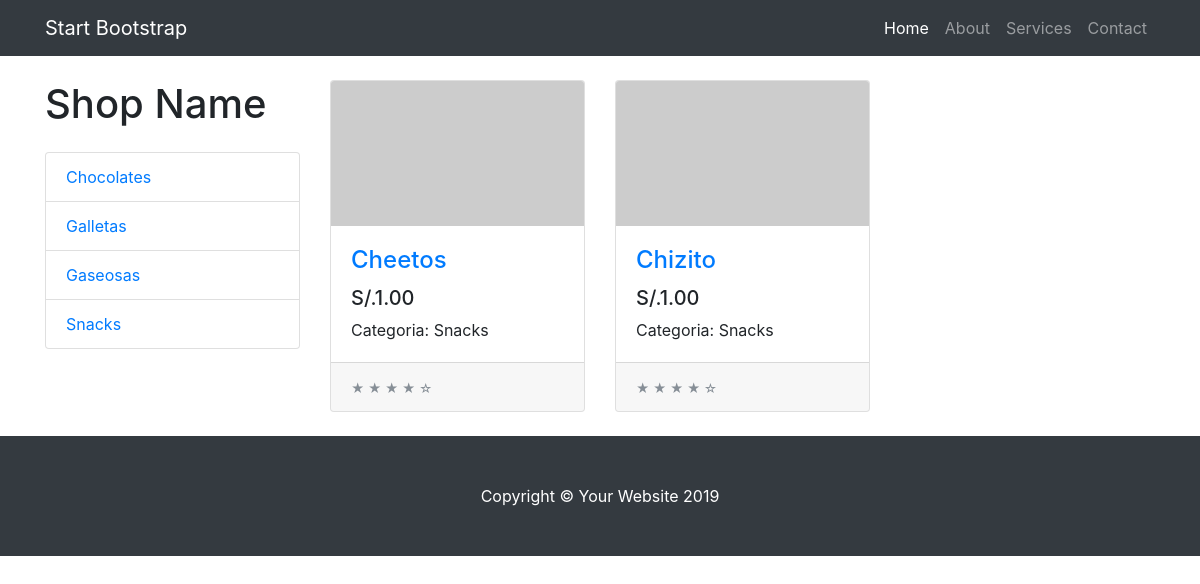
Page /tienda/categoria/2 on the committed database.
### tienda/models.py (models this page shows, shortened)
class Categoria(models.Model):
    nombre = models.CharField(max_length = 200)
    pub_date = models.DateTimeField('date published')

class Producto(models.Model):
    categoria = models.ForeignKey(Categoria, on_delete=models.CASCADE)
    nombre = models.CharField(max_length=200)
    precio = models.DecimalField(max_digits=6, decimal_places=2)
    stock = models.IntegerField(default=0)
    pub_date = models.DateTimeField('date_published')

### tienda/views.py (the view)
# urls.py: path('categoria/<int:categoria_id>', views.categoria, name = 'categoria')
def categoria(request, categoria_id):
    cat = get_object_or_404(Categoria, pk = categoria_id)
    cat_list = Categoria.objects.order_by('nombre')#[:6]
    product_list = Producto.objects.filter(categoria = cat.id)
    context = {'product_list':product_list,
               'cat_list':cat_list}
    return render(request, 'categoria.html', context)

### tienda/templates/categoria.html (shortened to what this page needs)
{% extends "layout.html" %}
{% block content %}
  <div class="row">
    {% for prod in product_list %}
    <div class="col-lg-4 col-md-6 mb-4">
      <div class="card h-100">
        <a href="#"><img class="card-img-top" src="http://placehold.it/700x400" alt=""></a>
        <div class="card-body">
          <h4 class="card-title">
            <a href="producto/{{ prod.id }}">{{ prod.nombre }}</a>
          </h4>
          <h5>S/.{{ prod.precio }}</h5>
          <p class="card-text">Categoria: {{ prod.categoria.nombre }}</p>
        </div>
        <div class="card-footer">
          <small class="text-muted">&#9733; &#9733; &#9733; &#9733; &#9734;</small>
        </div>
      </div>
    </div>
    {% endfor %}
  </div>
  {% endblock %}

### tienda/templates/layout.html (shortened to what this page needs)
{% load static %}
<!DOCTYPE html>
<html lang="en">
  <head>
    <link href="{% static 'vendor/bootstrap/css/bootstrap.min.css' %}" rel="stylesheet">
    <link href="{% static 'css/shop.css' %}" rel="stylesheet">
  </head>
  <body>
    <nav class="navbar navbar-expand-lg navbar-dark bg-dark fixed-top">
      <div class="container">
        <a class="navbar-brand" href="#">Start Bootstrap</a>
        <div class="collapse navbar-collapse" id="navbarResponsive">
          <ul class="navbar-nav ml-auto">
            <li class="nav-item active">
              <a class="nav-link" href="http://127.0.0.1:8000/tienda/">Home
              </a>
            </li>
            <li class="nav-item">
              <a class="nav-link" href="#">About</a>
            </li>
            <li class="nav-item">
              <a class="nav-link" href="#">Services</a>
            </li>
            <li class="nav-item">
              <a class="nav-link" href="#">Contact</a>
            </li>
          </ul>
        </div>
      </div>
    </nav>
    <div class="container">
      <div class="row">
        <div class="col-lg-3">
          <h1 class="my-4">Shop Name</h1>
          <div class="list-group">
            {% for cat in cat_list %}
            <a href="http://127.0.0.1:8000/tienda/categoria/{{ cat.id }}" class="list-group-item">{{ cat.nombre }}</a>
            {% endfor %}
          </div>
        </div>
        <div class="col-lg-9">
          {% block content %}{% endblock %}
        </div>
      </div>
    </div>
    <footer class="py-5 bg-dark">
      <div class="container">
        <p class="m-0 text-center text-white">Copyright &copy; Your Website 2019</p>
      </div>
    </footer>
  </body>
</html>

### tienda/static/css/shop.css (style rules this page uses)
body { padding-top: 54px; }
@media (min-width: 992px) { body { padding-top: 56px; } }

### rows in the picture
Categoria: nombre "Chocolates"
Categoria: nombre "Galletas"
Categoria: nombre "Gaseosas"
Categoria: nombre "Snacks"
Producto: nombre "Cheetos", precio "1.00", categoria.nombre "Snacks"
Producto: nombre "Chizito", precio "1.00", categoria.nombre "Snacks"
